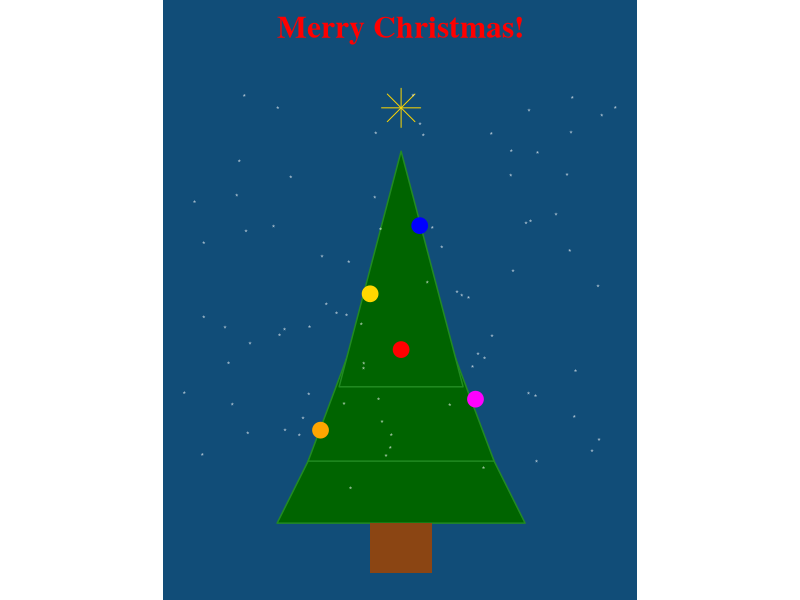

Write the R code that produced this figure.
## ---- chunk 1
library(ggplot2)

# Координаты для "ёлки" (три треугольника)
tree <- data.frame(
  x = c(-2, 0, 2,   -1.5, 0, 1.5,   -1, 0, 1),
  y = c(0, 4, 0,    1, 5, 1,       2.2, 6, 2.2),
  group = rep(1:3, each=3)
)

# Координаты ствола
trunk <- data.frame(
  x = c(-0.5, -0.5, 0.5, 0.5),
  y = c(0, -0.8, -0.8, 0)
)

# Снежинки
set.seed(123)
snow <- data.frame(
  x = runif(80, -3.5, 3.5),
  y = runif(80, 0.5, 7)
)

ggplot() +
  # Ёлка
  geom_polygon(data=tree, aes(x=x, y=y, group=group), fill="darkgreen", color="forestgreen") +
  # Ствол
  geom_polygon(data=trunk, aes(x=x, y=y), fill="saddlebrown") +
  # "Звезда" (точка)
  geom_point(aes(x=0, y=6.7), color="gold", size=9, shape=8) +
  # Снежинки
  geom_point(data=snow, aes(x=x, y=y), color="white", size=2, alpha=0.7, shape=42) +
  # Поздравительный текст
  annotate("text", x=0, y=8, label="Merry Christmas!", family="serif", color="red", size=8, fontface="bold") +
  # Украшения на ёлке (игрушки)
  geom_point(aes(x = c(0, -0.5, 0.3, -1.3, 1.2), 
                 y = c(2.8, 3.7, 4.8, 1.5, 2)), 
                 color = c("red", "gold", "blue", "orange", "magenta"), size = 5) +
  # Внешний вид
  coord_fixed() +
  theme_void() +
  theme(plot.background = element_rect(fill="#114D78", color=NA))
